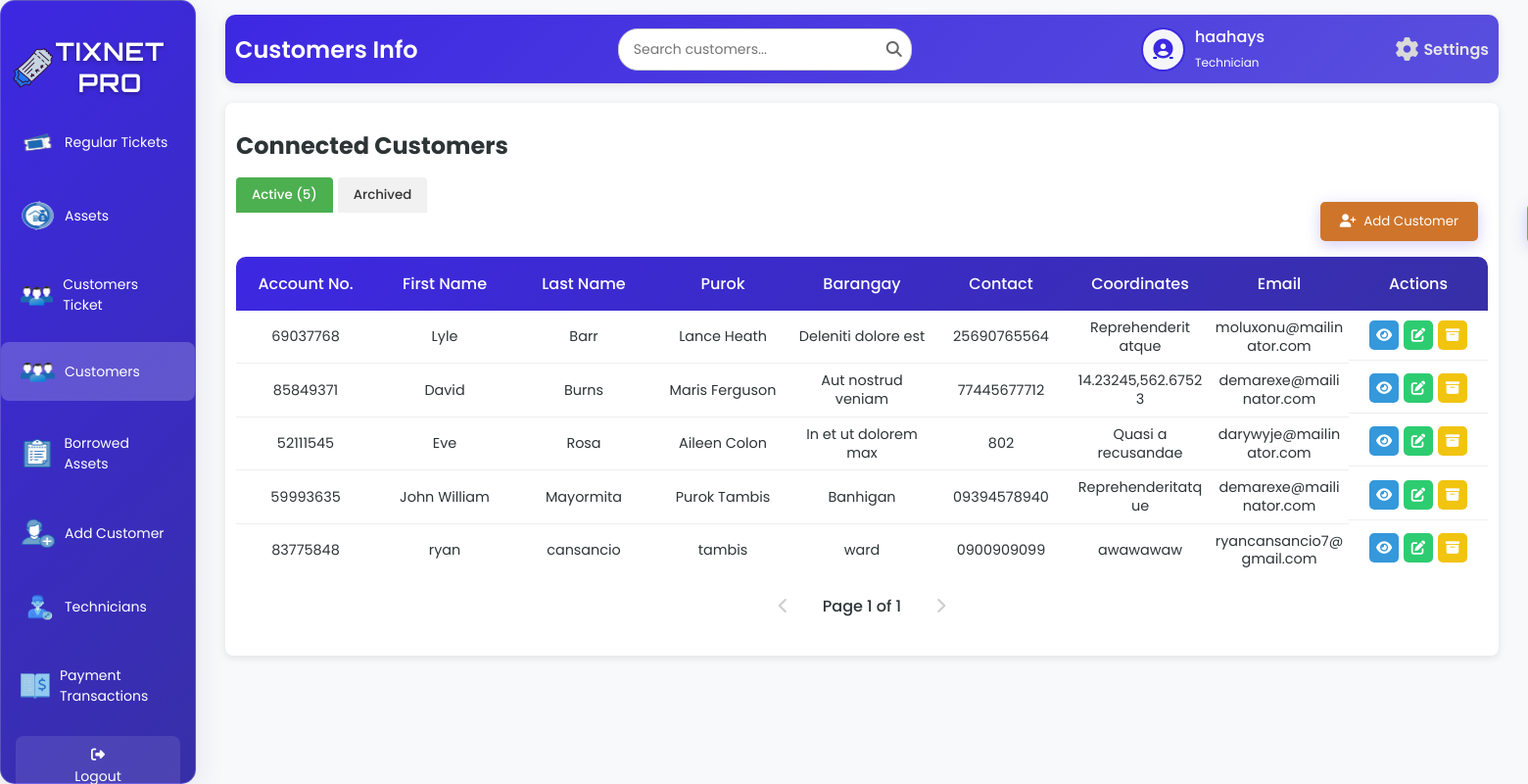
Before: /customersT.php (signed in) with the older database file.
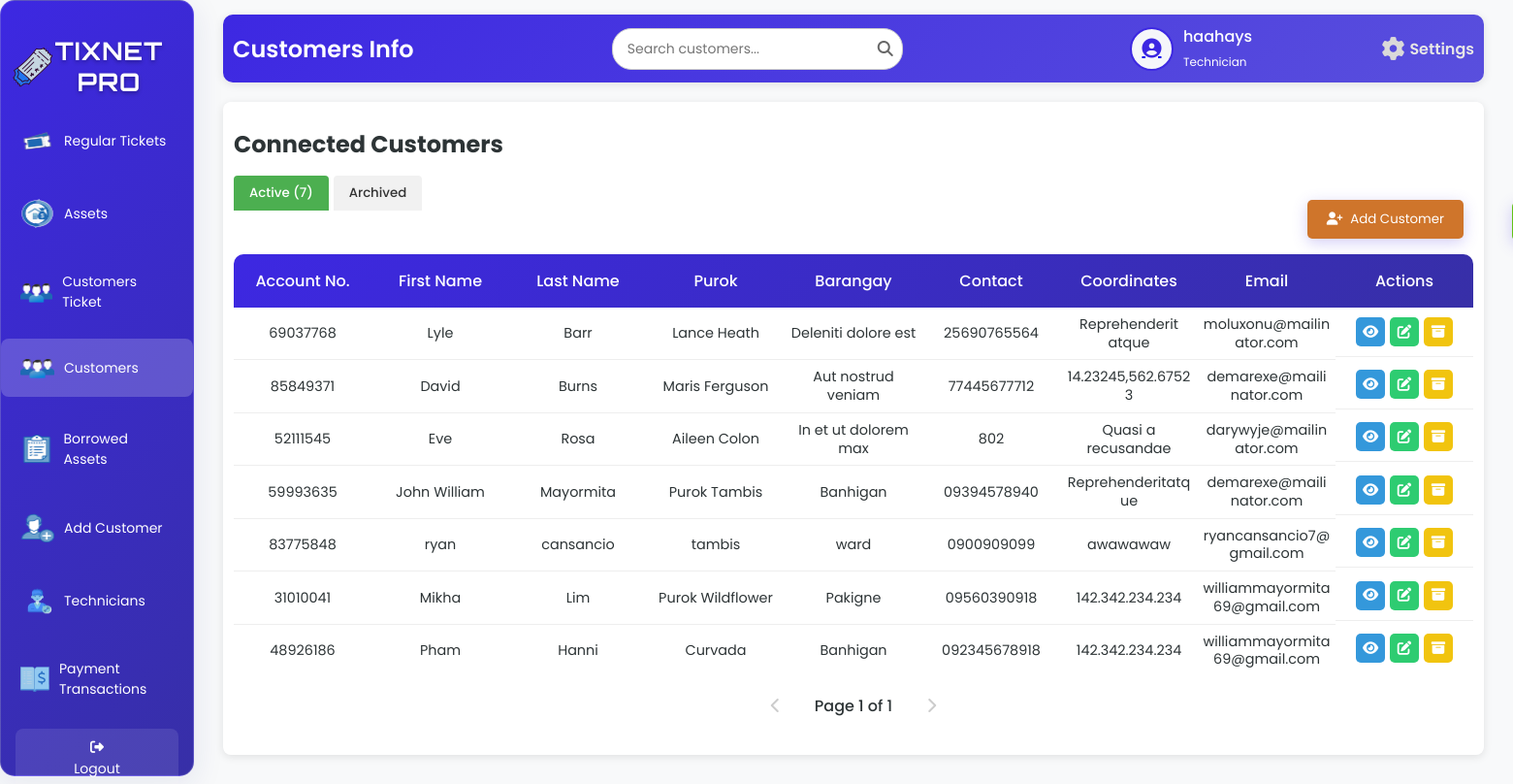
After: the same page with the newer database file.
### tables this page shows
CREATE TABLE `tbl_customer` (
  `c_id` int(50) NOT NULL,
  `c_fname` varchar(200) NOT NULL,
  `c_lname` varchar(200) NOT NULL,
  `c_purok` varchar(200) NOT NULL,
  `c_barangay` varchar(200) NOT NULL,
  `c_contact` varchar(100) NOT NULL,
  `c_email` varchar(200) NOT NULL,
  `c_date` date NOT NULL,
  `c_napname` varchar(200) NOT NULL,
  `c_napport` int(50) NOT NULL,
  `c_macaddress` varchar(200) NOT NULL,
  `c_status` varchar(200) NOT NULL,
  `c_plan` varchar(200) NOT NULL,
  `c_equipment` varchar(200) NOT NULL,
  `c_account_no` int(100) NOT NULL,
  `c_coordinates` varchar(200) NOT NULL,
  `c_balance` int(50) NOT NULL,
  `c_startdate` varchar(100) NOT NULL,
  `c_nextdue` varchar(100) NOT NULL,
  `c_lastdue` varchar(100) NOT NULL,
  `c_nextbill` varchar(100) NOT NULL,
  `c_billstatus` varchar(100) NOT NULL,
  `c_advancedays` varchar(200) NOT NULL
);

### customersT.php (the view, shortened to what the changed rows need)
<?php
include 'db.php';
function jsEscape($str) {
    return str_replace(
        ["\\", "'", "\"", "\n", "\r", "\t"],
        ["\\\\", "\\'", "\\\"", "\\n", "\\r", "\\t"],
        $str
    );
}
function formatDateDisplay($date) {
    if (empty($date) || $date === '0000-00-00') {
        return '';
    }
    return date('Y/M/d', strtotime($date));
}
function updateDueAndBillDates($conn, $account_no, $next_due) {
    $current_date = new DateTime();
    $next_due_date = new DateTime($next_due);
    return [$next_due, null, null];
}
if ($conn) {
    $limit = 10;
    $pageActive = isset($_GET['page_active']) ? (int)$_GET['page_active'] : 1;
    $offsetActive = ($pageActive - 1) * $limit;
    $totalActiveQuery = "SELECT COUNT(*) AS total FROM tbl_customer WHERE c_status NOT LIKE 'ARCHIVED:%' OR c_status IS NULL";
    $totalActiveResult = $conn->query($totalActiveQuery);
    $totalActiveRow = $totalActiveResult->fetch_assoc();
    $totalActive = $totalActiveRow['total'];
    $sqlActive = "SELECT c_account_no, c_fname, c_lname, c_purok, c_barangay, c_contact, c_email, c_coordinates, c_date, c_napname, c_napport, c_macaddress, c_status, c_plan, c_equipment, c_balance, c_startdate, c_nextdue, c_lastdue, c_nextbill, c_billstatus
                  FROM tbl_customer WHERE c_status NOT LIKE 'ARCHIVED:%' OR c_status IS NULL LIMIT ?, ?";
    $stmtActive = $conn->prepare($sqlActive);
    $stmtActive->bind_param("ii", $offsetActive, $limit);
    $stmtActive->execute();
    $resultActive = $stmtActive->get_result();
} else {
    $_SESSION['error'] = "Database connection failed.";
}
?>
<!DOCTYPE html>
<html lang="en">
<head>
    <link rel="stylesheet" href="customerT.css">
    <link rel="stylesheet" href="https://cdnjs.cloudflare.com/ajax/libs/font-awesome/6.6.0/css/all.min.css" />
</head>
<body>
<div class="wrapper">
    <div class="sidebar glass-container">
        <h2><img src="image/logo.png" alt="TixNet Icon" class="sidebar-icon">TixNet Pro</h2>
    </div>
    <div class="container">
        <div class="upper">
            <h1>Customers Info</h1>
        </div>
        <div class="table-box glass-container">
            <h2>Connected Customers</h2>
            <div class="tab-buttons">
                <button class="tab-btn <?php echo (isset($_GET['tab']) && $_GET['tab'] === 'customers_active') || !isset($_GET['tab']) ? 'active' : ''; ?>" onclick="showTab('customers_active')">
                    Active (<?php echo $totalActive; ?>)
                </button>
                <button class="tab-btn <?php echo isset($_GET['tab']) && $_GET['tab'] === 'customers_archived' ? 'active' : ''; ?>" onclick="showTab('customers_archived')">
                    Archived
                </button>
            </div>
            <div class="active-customers" id="customers_active" <?php echo (isset($_GET['tab']) && $_GET['tab'] === 'customers_archived') ? 'style="display: none;"' : ''; ?>>
                <table id="active-customers-table">
                    <thead>
                        <tr>
                            <th>Account No.</th>
                            <th>First Name</th>
                            <th>Last Name</th>
                            <th>Purok</th>
                            <th>Barangay</th>
                            <th>Contact</th>
                            <th>Coordinates</th>
                            <th>Email</th>
                            <th>Actions</th>
                        </tr>
                    </thead>
                    <tbody id="active-customers-tbody">
                        <?php
                        if ($resultActive->num_rows > 0) {
                            while ($row = $resultActive->fetch_assoc()) {
                                if (!empty($row['c_nextdue'])) {
                                    list($updated_next_due, $updated_last_due, $updated_next_bill) = updateDueAndBillDates($conn, $row['c_account_no'], $row['c_nextdue']);
                                    $row['c_nextdue'] = $updated_next_due;
                                }
                                $displayStatus = ($row['c_status'] ?? '');
                                echo "<tr>
                                        <td>" . htmlspecialchars($row['c_account_no'], ENT_QUOTES, 'UTF-8') . "</td>
                                        <td>" . htmlspecialchars($row['c_fname'], ENT_QUOTES, 'UTF-8') . "</td>
                                        <td>" . htmlspecialchars($row['c_lname'], ENT_QUOTES, 'UTF-8') . "</td>
                                        <td>" . htmlspecialchars($row['c_purok'], ENT_QUOTES, 'UTF-8') . "</td>
                                        <td>" . htmlspecialchars($row['c_barangay'], ENT_QUOTES, 'UTF-8') . "</td>
                                        <td>" . htmlspecialchars($row['c_contact'], ENT_QUOTES, 'UTF-8') . "</td>
                                        <td>" . htmlspecialchars($row['c_coordinates'], ENT_QUOTES, 'UTF-8') . "</td>
                                        <td>" . htmlspecialchars($row['c_email'], ENT_QUOTES, 'UTF-8') . "</td>
                                        <td class='action-buttons'>
                                            <a class='view-btn' onclick=\"showViewDetails('" . htmlspecialchars($row['c_account_no'], ENT_QUOTES, 'UTF-8') . "', '" . jsEscape($row['c_fname']) . "', '" . jsEscape($row['c_lname']) . "', '" . jsEscape($row['c_purok']) . "', '" . jsEscape($row['c_barangay']) . "', '" . jsEscape($row['c_contact']) . "', '" . jsEscape($row['c_email']) . "', '" . jsEscape($row['c_coordinates']) . "', '" . jsEscape($row['c_date']) . "', '" . jsEscape($row['c_napname']) . "', '" . jsEscape($row['c_napport']) . "', '" . jsEscape($row['c_macaddress']) . "', '" . jsEscape($displayStatus) . "', '" . jsEscape($row['c_plan']) . "', '" . jsEscape($row['c_equipment']) . "', '" . jsEscape($row['c_balance'] ?? '0.00') . "', '" . jsEscape(formatDateDisplay($row['c_startdate'] ?? '')) . "', '" . jsEscape(formatDateDisplay($row['c_nextdue'] ?? '')) . "', '" . jsEscape(formatDateDisplay($row['c_lastdue'] ?? '')) . "', '" . jsEscape(formatDateDisplay($row['c_nextbill'] ?? '')) . "', '" . jsEscape($row['c_billstatus'] ?? 'Inactive') . "')\" title='View'><i class='fas fa-eye'></i></a>
                                            <a class='edit-btn' href='editC.php?account_no=" . htmlspecialchars($row['c_account_no'], ENT_QUOTES, 'UTF-8') . "' title='Edit'><i class='fas fa-edit'></i></a>
                                            <a class='archive-btn' onclick=\"showArchiveModal('" . htmlspecialchars($row['c_account_no'], ENT_QUOTES, 'UTF-8') . "', '" . jsEscape($row['c_fname'] . ' ' . $row['c_lname']) . "')\" title='Archive'><i class='fas fa-archive'></i></a>
                                        </td>
                                      </tr>";
                            }
                        } else {
                            echo "<tr><td colspan='10' style='text-align: center;'>No active customers found.</td></tr>";
                        }
                        ?>
                    </tbody>
                </table>
            </div>
        </div>
    </div>
</div>
</body>
</html>

Changed rows visible on the page:
added tbl_customer: c_account_no "31010041", c_fname "Mikha", c_lname "Lim", c_purok "Purok Wildflower", c_barangay "Pakigne", c_contact "09560390918", c_coordinates "142.342.234.234", c_email "williammayormita69@gmail.com"
added tbl_customer: c_account_no "48926186", c_fname "Pham", c_lname "Hanni", c_purok "Curvada", c_barangay "Banhigan", c_contact "092345678918", c_coordinates "142.342.234.234", c_email "williammayormita69@gmail.com"
Other visible differences:
$totalActive: "5" → "7"
